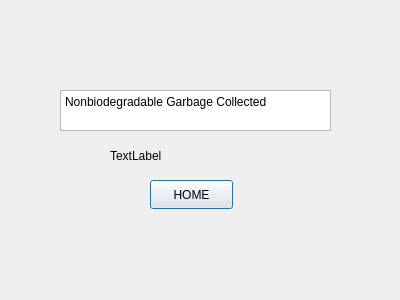
<?xml version="1.0" encoding="UTF-8"?>
<ui version="4.0">
 <class>nonmesscollect</class>
 <widget class="QDialog" name="nonmesscollect">
  <property name="geometry">
   <rect>
    <x>0</x>
    <y>0</y>
    <width>400</width>
    <height>300</height>
   </rect>
  </property>
  <property name="windowTitle">
   <string>Dialog</string>
  </property>
  <widget class="QPlainTextEdit" name="plainTextEdit">
   <property name="geometry">
    <rect>
     <x>60</x>
     <y>90</y>
     <width>271</width>
     <height>41</height>
    </rect>
   </property>
   <property name="plainText">
    <string>Nonbiodegradable Garbage Collected</string>
   </property>
  </widget>
  <widget class="QPushButton" name="pushButton">
   <property name="geometry">
    <rect>
     <x>150</x>
     <y>180</y>
     <width>83</width>
     <height>29</height>
    </rect>
   </property>
   <property name="text">
    <string>HOME</string>
   </property>
  </widget>
  <widget class="QLabel" name="nonDateTimeLabel">
   <property name="geometry">
    <rect>
     <x>110</x>
     <y>140</y>
     <width>201</width>
     <height>31</height>
    </rect>
   </property>
   <property name="text">
    <string>TextLabel</string>
   </property>
  </widget>
 </widget>
 <resources/>
 <connections/>
</ui>
